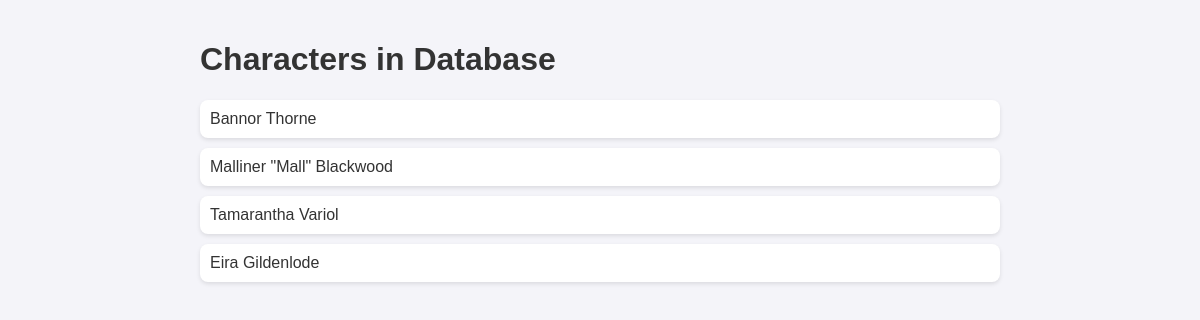
Before: /view_characters with the older database file.
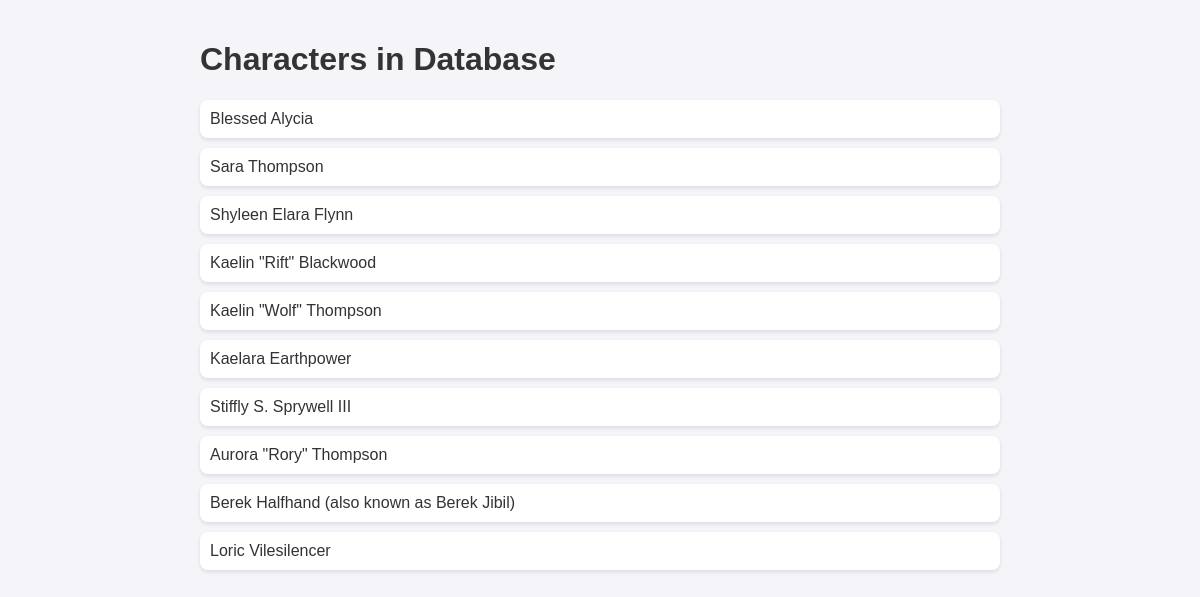
After: the same page with the newer database file.
### app/models/character.py (models this page shows)
class Character(Base):
    __tablename__ = "characters"
    id = Column(Integer, primary_key=True, index=True)
    name = Column(String, index=True)
    sex = Column(String, index=True)
    age = Column(String, index=True)
    traits = Column(String, index=True)
    behaviors = Column(String, index=True)
    background = Column(String, index=True)
    book_title = Column(String, index=True)
    author = Column(String, index=True)
    dialogue_examples = Column(String, index=True)
    genre = Column(String, index=True)

### app/routes/view_characters.py (the view)
@router.get("/view_characters", response_class=HTMLResponse)
async def view_characters(request: Request, db: Session = Depends(get_db)):
    characters = db.query(Character).all()
    return templates.TemplateResponse("view_characters.html", {
        "request": request,
        "characters": characters
    })

### templates/view_characters.html (shortened to what this page needs)
<!DOCTYPE html>
<html lang="en">
<head>
</head>
<body>
    <h1>Characters in Database</h1>
    <ul class="character-list">
        {% for character in characters %}
        <li>
            <a href="/character_chat/{{ character.id }}">{{ character.name }}</a>
        </li>
        {% endfor %}
    </ul>
</body>
</html>

### templates/view_characters.html (style rules this page uses)
body { font-family: Arial, sans-serif; max-width: 800px; margin: 0 auto; padding: 20px; background-color: #f4f4f9; }
h1, h2 { color: #333; }
.character-list { list-style: none; padding: 0; }
.character-list li { margin: 10px 0; padding: 10px; background: #fff; border-radius: 8px; box-shadow: 0 2px 4px rgba(0, 0, 0, 0.1); }
.character-list a { text-decoration: none; color: #333; }

Changed rows visible on the page:
changed Character: name "Bannor Thorne" → "Blessed Alycia"
changed Character: name "Malliner \"Mall\" Blackwood" → "Sara Thompson"
changed Character: name "Tamarantha Variol" → "Shyleen Elara Flynn"
changed Character: name "Eira Gildenlode" → "Kaelin \"Rift\" Blackwood"
added Character: name "Kaelin \"Wolf\" Thompson"
added Character: name "Kaelara Earthpower"
added Character: name "Stiffly S. Sprywell III"
added Character: name "Aurora \"Rory\" Thompson"
added Character: name "Berek Halfhand (also known as Berek Jibil)"
added Character: name "Loric Vilesilencer"
